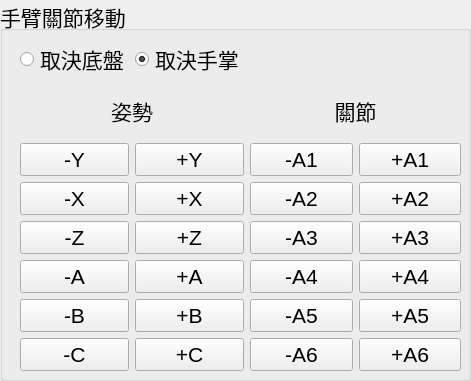
        <widget class="QGroupBox" name="joyMovGroupBox">
         <property name="geometry">
          <rect>
           <x>160</x>
           <y>0</y>
           <width>471</width>
           <height>381</height>
          </rect>
         </property>
         <property name="sizePolicy">
          <sizepolicy hsizetype="Fixed" vsizetype="Fixed">
           <horstretch>0</horstretch>
           <verstretch>0</verstretch>
          </sizepolicy>
         </property>
         <property name="font">
          <font>
           <pointsize>16</pointsize>
          </font>
         </property>
         <property name="title">
          <string>手臂關節移動</string>
         </property>
         <widget class="QWidget" name="gridLayoutWidget">
          <property name="geometry">
           <rect>
            <x>20</x>
            <y>40</y>
            <width>441</width>
            <height>331</height>
           </rect>
          </property>
          <property name="font">
           <font>
            <pointsize>16</pointsize>
           </font>
          </property>
          <layout class="QGridLayout" name="gridLayout_4">
           <item row="4" column="3">
            <widget class="QPushButton" name="PA3PushButton">
             <property name="font">
              <font>
               <pointsize>16</pointsize>
              </font>
             </property>
             <property name="text">
              <string>+A3</string>
             </property>
            </widget>
           </item>
           <item row="3" column="3">
            <widget class="QPushButton" name="PA2PushButton">
             <property name="font">
              <font>
               <pointsize>16</pointsize>
              </font>
             </property>
             <property name="text">
              <string>+A2</string>
             </property>
            </widget>
           </item>
           <item row="6" column="3">
            <widget class="QPushButton" name="PA5PushButton">
             <property name="font">
              <font>
               <pointsize>16</pointsize>
              </font>
             </property>
             <property name="text">
              <string>+A5</string>
             </property>
            </widget>
           </item>
           <item row="6" column="0">
            <widget class="QPushButton" name="NBPushButton">
             <property name="font">
              <font>
               <pointsize>16</pointsize>
              </font>
             </property>
             <property name="text">
              <string>-B</string>
             </property>
            </widget>
           </item>
           <item row="5" column="2">
            <widget class="QPushButton" name="NA4PushButton">
             <property name="font">
              <font>
               <pointsize>16</pointsize>
              </font>
             </property>
             <property name="text">
              <string>-A4</string>
             </property>
            </widget>
           </item>
           <item row="3" column="0">
            <widget class="QPushButton" name="NXPushButton">
             <property name="font">
              <font>
               <pointsize>16</pointsize>
              </font>
             </property>
             <property name="text">
              <string>-X</string>
             </property>
            </widget>
           </item>
           <item row="2" column="1">
            <widget class="QPushButton" name="PYPushButton">
             <property name="font">
              <font>
               <pointsize>16</pointsize>
              </font>
             </property>
             <property name="text">
              <string>+Y</string>
             </property>
            </widget>
           </item>
           <item row="5" column="3">
            <widget class="QPushButton" name="PA4PushButton">
             <property name="font">
              <font>
               <pointsize>16</pointsize>
              </font>
             </property>
             <property name="text">
              <string>+A4</string>
             </property>
            </widget>
           </item>
           <item row="2" column="3">
            <widget class="QPushButton" name="PA1PushButton">
             <property name="font">
              <font>
               <pointsize>16</pointsize>
              </font>
             </property>
             <property name="text">
              <string>+A1</string>
             </property>
            </widget>
           </item>
           <item row="7" column="3">
            <widget class="QPushButton" name="PA6PushButton">
             <property name="font">
              <font>
               <pointsize>16</pointsize>
              </font>
             </property>
             <property name="text">
              <string>+A6</string>
             </property>
            </widget>
           </item>
           <item row="4" column="2">
            <widget class="QPushButton" name="NA3PushButton">
             <property name="font">
              <font>
               <pointsize>16</pointsize>
              </font>
             </property>
             <property name="text">
              <string>-A3</string>
             </property>
            </widget>
           </item>
           <item row="7" column="2">
            <widget class="QPushButton" name="NA6PushButton">
             <property name="font">
              <font>
               <pointsize>16</pointsize>
              </font>
             </property>
             <property name="text">
              <string>-A6</string>
             </property>
            </widget>
           </item>
           <item row="1" column="0" colspan="2">
            <widget class="QLabel" name="label_24">
             <property name="font">
              <font>
               <pointsize>16</pointsize>
              </font>
             </property>
             <property name="text">
              <string>姿勢</string>
             </property>
             <property name="alignment">
              <set>Qt::AlignCenter</set>
             </property>
            </widget>
           </item>
           <item row="7" column="0">
            <widget class="QPushButton" name="NCPushButton">
             <property name="font">
              <font>
               <pointsize>16</pointsize>
              </font>
             </property>
             <property name="text">
              <string>-C</string>
             </property>
            </widget>
           </item>
           <item row="3" column="1">
            <widget class="QPushButton" name="PXPushButton">
             <property name="font">
              <font>
               <pointsize>16</pointsize>
              </font>
             </property>
             <property name="text">
              <string>+X</string>
             </property>
            </widget>
           </item>
           <item row="1" column="2" colspan="2">
            <widget class="QLabel" name="label_25">
             <property name="font">
              <font>
               <pointsize>16</pointsize>
              </font>
             </property>
             <property name="text">
              <string>關節</string>
             </property>
             <property name="alignment">
              <set>Qt::AlignCenter</set>
             </property>
            </widget>
           </item>
           <item row="4" column="0">
            <widget class="QPushButton" name="NZPushButton">
             <property name="font">
              <font>
               <pointsize>16</pointsize>
              </font>
             </property>
             <property name="text">
              <string>-Z</string>
             </property>
            </widget>
           </item>
           <item row="4" column="1">
            <widget class="QPushButton" name="PZPushButton">
             <property name="font">
              <font>
               <pointsize>16</pointsize>
              </font>
             </property>
             <property name="text">
              <string>+Z</string>
             </property>
            </widget>
           </item>
           <item row="7" column="1">
            <widget class="QPushButton" name="PCPushButton">
             <property name="font">
              <font>
               <pointsize>16</pointsize>
              </font>
             </property>
             <property name="text">
              <string>+C</string>
             </property>
            </widget>
           </item>
           <item row="2" column="2">
            <widget class="QPushButton" name="NA1PushButton">
             <property name="font">
              <font>
               <pointsize>16</pointsize>
              </font>
             </property>
             <property name="text">
              <string>-A1</string>
             </property>
            </widget>
           </item>
           <item row="3" column="2">
            <widget class="QPushButton" name="NA2PushButton">
             <property name="font">
              <font>
               <pointsize>16</pointsize>
              </font>
             </property>
             <property name="text">
              <string>-A2</string>
             </property>
            </widget>
           </item>
           <item row="6" column="2">
            <widget class="QPushButton" name="NA5PushButton">
             <property name="font">
              <font>
               <pointsize>16</pointsize>
              </font>
             </property>
             <property name="text">
              <string>-A5</string>
             </property>
            </widget>
           </item>
           <item row="0" column="1">
            <widget class="QRadioButton" name="moveTestRadioButtonB">
             <property name="font">
              <font>
               <pointsize>16</pointsize>
              </font>
             </property>
             <property name="text">
              <string>取決手掌</string>
             </property>
             <property name="checked">
              <bool>true</bool>
             </property>
            </widget>
           </item>
           <item row="5" column="0">
            <widget class="QPushButton" name="NAPushButton">
             <property name="font">
              <font>
               <pointsize>16</pointsize>
              </font>
             </property>
             <property name="text">
              <string>-A</string>
             </property>
            </widget>
           </item>
           <item row="6" column="1">
            <widget class="QPushButton" name="PBPushButton">
             <property name="font">
              <font>
               <pointsize>16</pointsize>
              </font>
             </property>
             <property name="text">
              <string>+B</string>
             </property>
            </widget>
           </item>
           <item row="5" column="1">
            <widget class="QPushButton" name="PAPushButton">
             <property name="font">
              <font>
               <pointsize>16</pointsize>
              </font>
             </property>
             <property name="text">
              <string>+A</string>
             </property>
            </widget>
           </item>
           <item row="2" column="0">
            <widget class="QPushButton" name="NYPushButton">
             <property name="font">
              <font>
               <pointsize>16</pointsize>
              </font>
             </property>
             <property name="text">
              <string>-Y</string>
             </property>
            </widget>
           </item>
           <item row="0" column="0">
            <widget class="QRadioButton" name="moveTestRadioButtonA">
             <property name="font">
              <font>
               <pointsize>16</pointsize>
              </font>
             </property>
             <property name="text">
              <string>取決底盤</string>
             </property>
            </widget>
           </item>
          </layout>
         </widget>
        </widget>
